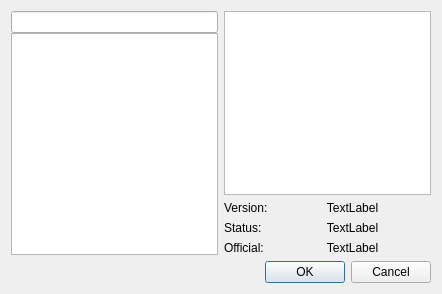
<?xml version="1.0" encoding="UTF-8"?>
<ui version="4.0">
 <class>NewActionDialog</class>
 <widget class="QDialog" name="NewActionDialog">
  <property name="geometry">
   <rect>
    <x>0</x>
    <y>0</y>
    <width>442</width>
    <height>294</height>
   </rect>
  </property>
  <property name="windowTitle">
   <string>New action</string>
  </property>
  <layout class="QVBoxLayout" name="verticalLayout">
   <item>
    <layout class="QHBoxLayout" name="horizontalLayout">
     <item>
      <layout class="QVBoxLayout" name="verticalLayout_3">
       <property name="spacing">
        <number>0</number>
       </property>
       <item>
        <widget class="FilterLineEdit" name="filterLineEdit"/>
       </item>
       <item>
        <widget class="QTreeView" name="newActionTreeView">
         <property name="editTriggers">
          <set>QAbstractItemView::NoEditTriggers</set>
         </property>
         <property name="alternatingRowColors">
          <bool>true</bool>
         </property>
         <property name="rootIsDecorated">
          <bool>false</bool>
         </property>
         <property name="animated">
          <bool>true</bool>
         </property>
         <property name="headerHidden">
          <bool>true</bool>
         </property>
        </widget>
       </item>
      </layout>
     </item>
     <item>
      <layout class="QVBoxLayout" name="verticalLayout_2">
       <item>
        <widget class="QTextEdit" name="actionDescription">
         <property name="undoRedoEnabled">
          <bool>false</bool>
         </property>
         <property name="readOnly">
          <bool>true</bool>
         </property>
         <property name="html">
          <string>&lt;!DOCTYPE HTML PUBLIC &quot;-//W3C//DTD HTML 4.0//EN&quot; &quot;http://www.w3.org/TR/REC-html40/strict.dtd&quot;&gt;
&lt;html&gt;&lt;head&gt;&lt;meta name=&quot;qrichtext&quot; content=&quot;1&quot; /&gt;&lt;style type=&quot;text/css&quot;&gt;
p, li { white-space: pre-wrap; }
&lt;/style&gt;&lt;/head&gt;&lt;body style=&quot; font-family:'Ubuntu'; font-size:11pt; font-weight:400; font-style:normal;&quot;&gt;
&lt;table border=&quot;0&quot; style=&quot;-qt-table-type: root; margin-top:4px; margin-bottom:4px; margin-left:4px; margin-right:4px;&quot;&gt;
&lt;tr&gt;
&lt;td style=&quot;border: none;&quot;&gt;
&lt;p style=&quot;-qt-paragraph-type:empty; margin-top:0px; margin-bottom:0px; margin-left:0px; margin-right:0px; -qt-block-indent:0; text-indent:0px; font-family:'Sans Serif'; font-size:9pt;&quot;&gt;&lt;br /&gt;&lt;/p&gt;
&lt;p style=&quot;-qt-paragraph-type:empty; margin-top:0px; margin-bottom:0px; margin-left:0px; margin-right:0px; -qt-block-indent:0; text-indent:0px; font-family:'MS Shell Dlg 2'; font-size:8.25pt;&quot;&gt;&lt;br /&gt;&lt;/p&gt;
&lt;p style=&quot;-qt-paragraph-type:empty; margin-top:0px; margin-bottom:0px; margin-left:0px; margin-right:0px; -qt-block-indent:0; text-indent:0px; font-family:'MS Shell Dlg 2'; font-size:8.25pt;&quot;&gt;&lt;br /&gt;&lt;/p&gt;
&lt;p style=&quot;-qt-paragraph-type:empty; margin-top:0px; margin-bottom:0px; margin-left:0px; margin-right:0px; -qt-block-indent:0; text-indent:0px; font-family:'Sans'; font-size:10pt;&quot;&gt;&lt;br /&gt;&lt;/p&gt;
&lt;p style=&quot;-qt-paragraph-type:empty; margin-top:0px; margin-bottom:0px; margin-left:0px; margin-right:0px; -qt-block-indent:0; text-indent:0px; font-family:'MS Shell Dlg 2'; font-size:8pt;&quot;&gt;&lt;br /&gt;&lt;/p&gt;&lt;/td&gt;&lt;/tr&gt;&lt;/table&gt;&lt;/body&gt;&lt;/html&gt;</string>
         </property>
        </widget>
       </item>
       <item>
        <layout class="QFormLayout" name="formLayout_2">
         <item row="0" column="0">
          <widget class="QLabel" name="label">
           <property name="text">
            <string>Version:</string>
           </property>
          </widget>
         </item>
         <item row="1" column="0">
          <widget class="QLabel" name="label_2">
           <property name="text">
            <string>Status:</string>
           </property>
          </widget>
         </item>
         <item row="2" column="0">
          <widget class="QLabel" name="label_3">
           <property name="text">
            <string>Official:</string>
           </property>
          </widget>
         </item>
         <item row="0" column="1">
          <widget class="QLabel" name="versionLabel">
           <property name="text">
            <string>TextLabel</string>
           </property>
           <property name="alignment">
            <set>Qt::AlignCenter</set>
           </property>
          </widget>
         </item>
         <item row="1" column="1">
          <widget class="QLabel" name="statusLabel">
           <property name="text">
            <string>TextLabel</string>
           </property>
           <property name="alignment">
            <set>Qt::AlignCenter</set>
           </property>
          </widget>
         </item>
         <item row="2" column="1">
          <widget class="QLabel" name="officialLabel">
           <property name="text">
            <string>TextLabel</string>
           </property>
           <property name="alignment">
            <set>Qt::AlignCenter</set>
           </property>
          </widget>
         </item>
        </layout>
       </item>
      </layout>
     </item>
    </layout>
   </item>
   <item>
    <widget class="QDialogButtonBox" name="buttonBox">
     <property name="standardButtons">
      <set>QDialogButtonBox::Cancel|QDialogButtonBox::Ok</set>
     </property>
    </widget>
   </item>
  </layout>
 </widget>
 <customwidgets>
  <customwidget>
   <class>FilterLineEdit</class>
   <extends>QLineEdit</extends>
   <header>filterlineedit.hpp</header>
  </customwidget>
 </customwidgets>
 <tabstops>
  <tabstop>filterLineEdit</tabstop>
  <tabstop>actionDescription</tabstop>
  <tabstop>newActionTreeView</tabstop>
 </tabstops>
 <resources/>
 <connections>
  <connection>
   <sender>buttonBox</sender>
   <signal>accepted()</signal>
   <receiver>NewActionDialog</receiver>
   <slot>accept()</slot>
   <hints>
    <hint type="sourcelabel">
     <x>296</x>
     <y>273</y>
    </hint>
    <hint type="destinationlabel">
     <x>233</x>
     <y>288</y>
    </hint>
   </hints>
  </connection>
  <connection>
   <sender>buttonBox</sender>
   <signal>rejected()</signal>
   <receiver>NewActionDialog</receiver>
   <slot>reject()</slot>
   <hints>
    <hint type="sourcelabel">
     <x>383</x>
     <y>275</y>
    </hint>
    <hint type="destinationlabel">
     <x>394</x>
     <y>288</y>
    </hint>
   </hints>
  </connection>
 </connections>
</ui>
